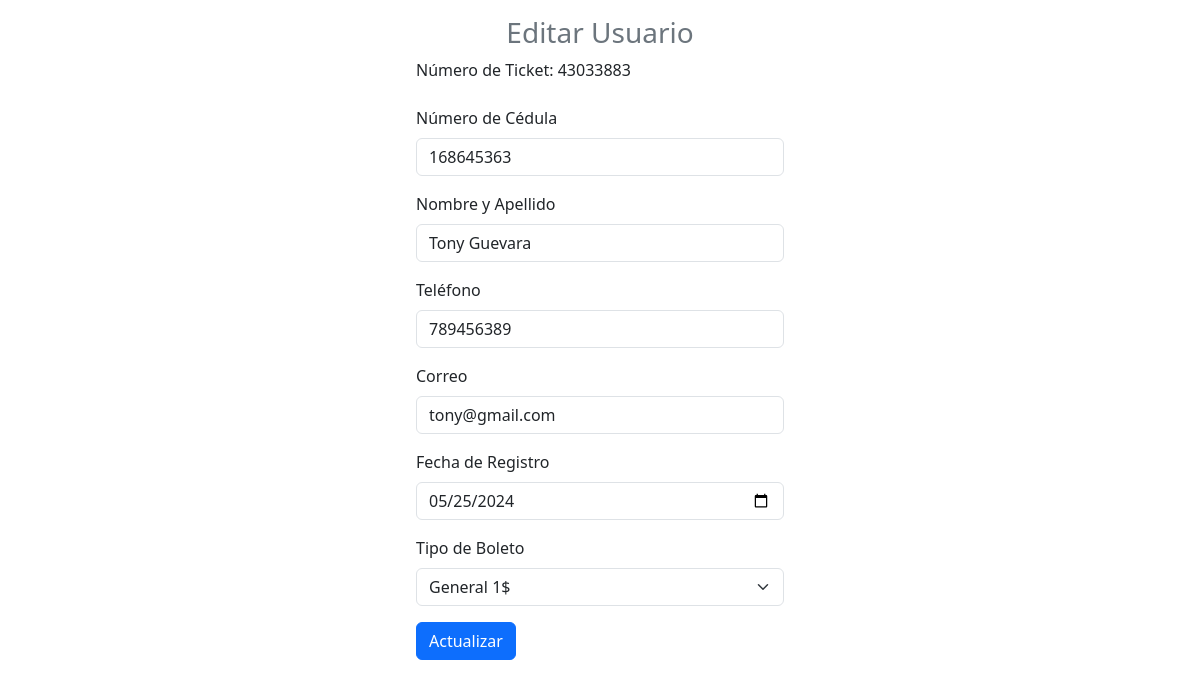
Screenshot of /editar.php?num_boleto=43033883 with the database file from the repository.
### tables this page shows
CREATE TABLE `eventos` (
  `cedula` int(10) NOT NULL,
  `nombres` varchar(100) NOT NULL,
  `telefono` int(10) NOT NULL,
  `correo` varchar(50) NOT NULL,
  `fecha` date NOT NULL,
  `num_boleto` int(100) NOT NULL,
  `precio` float DEFAULT NULL
);

### editar.php (the view, shortened to what this page needs)
<?php
include "modelo/conexion.php";
if (isset($_GET["num_boleto"])) {
    $id = $_GET["num_boleto"];
    $sql = $conexion->query("SELECT * FROM eventos WHERE num_boleto = '$id'");
    if ($sql->num_rows == 0) {
        echo "<div class='alert alert-danger'>No se encontró el ticket especificado.</div>";
        exit();
    } else {
        $datos = $sql->fetch_object();
    }
} else {
    echo "<div class='alert alert-danger'>No se especificó un número de ticket.</div>";
    exit();
}
?>
<!DOCTYPE html>
<html lang="es">
<head>
    <link href="https://cdn.jsdelivr.net/npm/bootstrap@5.3.3/dist/css/bootstrap.min.css" rel="stylesheet"
>
</head>
<body>
    <form class="col-4 p-3 m-auto" method="POST">
        <h3 class="text-center text-secondary">Editar Usuario</h3>
        <div class="mb-3">
            <label for="num_boleto" class="form-label">Número de Ticket: </label>
            <span><?= $datos->num_boleto ?></span>
        </div>
        <div class="mb-3">
            <label for="cedula_editable" class="form-label">Número de Cédula</label>
            <input type="text" class="form-control" name="cedula_editable" value="<?= $datos->cedula ?>" maxlength="10">
        </div>
        <div class="mb-3">
            <label for="nombres" class="form-label">Nombre y Apellido</label>
            <input type="text" class="form-control" name="nombres" id="nombres" value="<?= $datos->nombres ?>">
        </div>
        <div class="mb-3">
            <label for="telefono" class="form-label">Teléfono</label>
            <input type="text" class="form-control" name="telefono" id="telefono" value="<?= $datos->telefono ?>"
                maxlength="10">
        </div>
        <div class="mb-3">
            <label for="correo" class="form-label">Correo</label>
            <input type="email" class="form-control" name="correo" id="correo" value="<?= $datos->correo ?>">
        </div>
        <div class="mb-3">
            <label for="fecha" class="form-label">Fecha de Registro</label>
            <input type="date" class="form-control" name="fecha" id="fecha" value="<?= $datos->fecha ?>">
        </div>
        <div class="mb-3">
            <label for="precio" class="form-label">Tipo de Boleto</label>
            <select class="form-select" name="precio" id="precio">
                <option value="General" <?= $datos->precio == 'General' ? 'selected' : '' ?>>General 1$</option>
            </select>
        </div>
        <button type="submit" class="btn btn-primary" name="btnactualizar" value="Actualizar">Actualizar</button>
    </form>
</body>
</html>

### rows the page displays
eventos: num_boleto "43033883", cedula_editable "168645363", nombres "Tony Guevara", telefono "789456389", correo "tony@gmail.com", fecha "05/25/2024"
